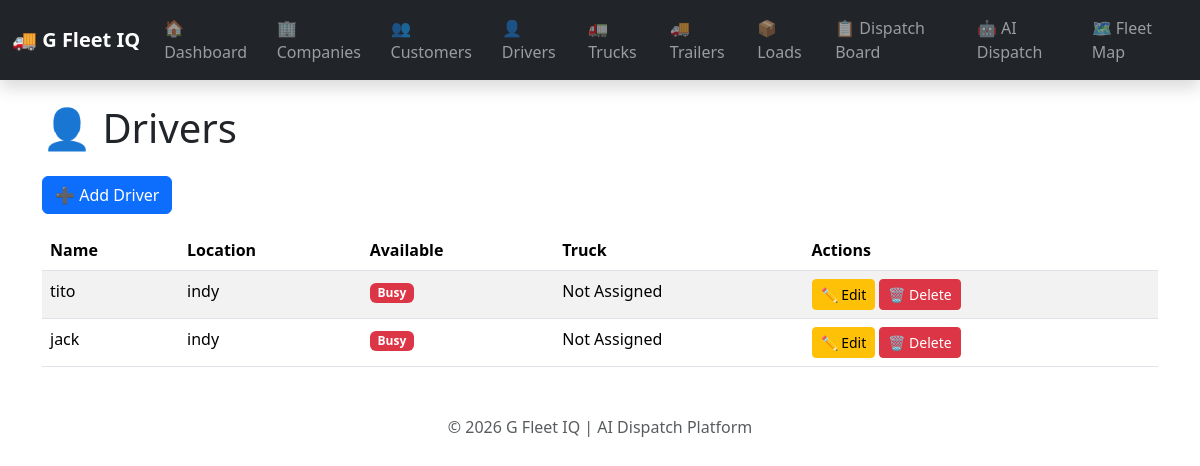
Before: /drivers/ with the older database file.
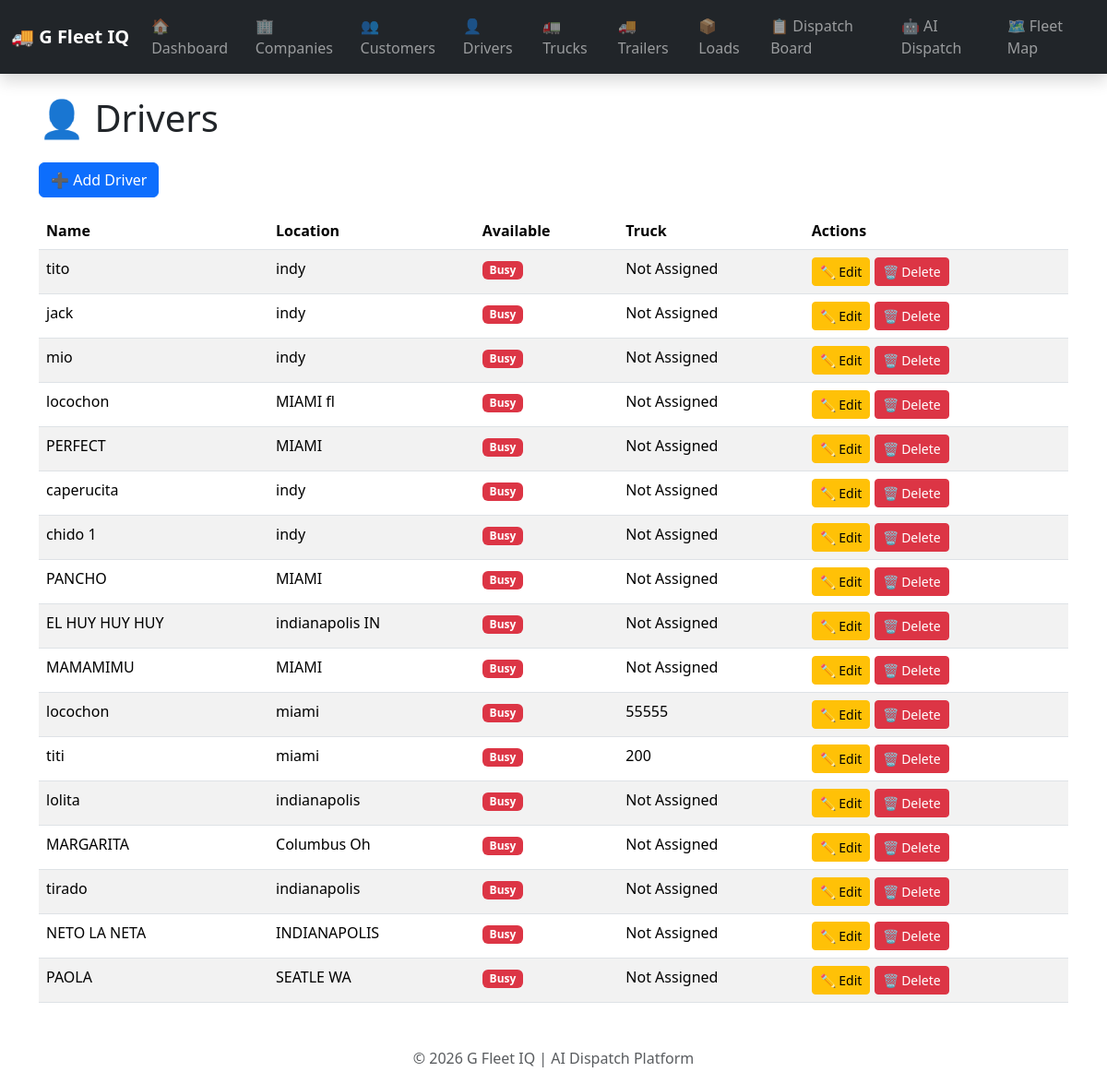
After: the same page with the newer database file.
### fleet/models.py (models this page shows, shortened)
class Driver(models.Model):
    STATUS_CHOICES=[("Available","Available"),("Driving","Driving"),("Off Duty","Off Duty"),("On Break","On Break")]
    name=models.CharField(max_length=100)
    location=models.CharField(max_length=200,blank=True,default="")
    latitude = models.FloatField(
    default=39.7684
)
    longitude = models.FloatField(
    default=-86.1581
)
    available=models.BooleanField(default=True)
    status=models.CharField(max_length=20,choices=STATUS_CHOICES,default="Available")
    truck_capacity=models.IntegerField(default=53000)
    hours_remaining=models.IntegerField(default=11)
    phone=models.CharField(max_length=20,blank=True,default="")
    ai_score=models.IntegerField(default=0)
    miles_today=models.IntegerField(default=0)
    loads_completed=models.IntegerField(default=0)
    fuel_efficiency=models.FloatField(default=7.0)
    shift_start=models.TimeField(null=True,blank=True)
    shift_end=models.TimeField(null=True,blank=True)
    home_terminal=models.CharField(max_length=100,blank=True,default="")
    truck=models.ForeignKey(Truck,on_delete=models.SET_NULL,null=True,blank=True)
    company=models.ForeignKey(Company,on_delete=models.CASCADE,related_name="drivers",null=True,blank=True)

class Truck(models.Model):
    unit_number = models.CharField(max_length=50)
    capacity = models.IntegerField(default=40000)
    active = models.BooleanField(default=True)
    latitude = models.FloatField(default=39.7684)
    longitude = models.FloatField(default=-86.1581)
    company = models.ForeignKey(Company,on_delete=models.CASCADE,related_name="trucks",null=True,blank=True)
    def __str__(self):
        return self.unit_number

### dashboard/views.py (the view)
# urls.py: path("drivers/", views. drivers, name="drivers"),
def drivers(request):
    return render(
        request,
        "dashboard/drivers.html",
        {"drivers": Driver.objects.all()},
    )

### dashboard/templates/dashboard/drivers.html
{% extends "dashboard/base.html" %}
{% block content %}
<h1 class="mb-4">👤 Drivers</h1>
<div class="mb-3">
    <a href="{% url 'add_driver' %}" class="btn btn-primary">
        ➕ Add Driver
    </a>
</div>
<table class="table table-striped">
    <thead>
        <tr>
            <th>Name</th>
            <th>Location</th>
            <th>Available</th>
            <th>Truck</th>
            <th>Actions</th>
        </tr>
    </thead>
    <tbody>
    {% for driver in drivers %}
    <tr>
        <td>{{ driver.name }}</td>
        <td>{{ driver.location }}</td>
        <td>
            {% if driver.available %}
                <span class="badge bg-success">Available</span>
            {% else %}
                <span class="badge bg-danger">Busy</span>
            {% endif %}
        </td>
        <td>
            {{ driver.truck|default:"Not Assigned" }}
        </td>
        <td>
            <a href="{% url 'edit_driver' driver.id %}"
               class="btn btn-warning btn-sm">
                ✏️ Edit
            </a>
            <a href="{% url 'delete_driver' driver.id %}"
               class="btn btn-danger btn-sm">
                🗑️ Delete
            </a>
        </td>
    </tr>
    {% empty %}
    <tr>
        <td colspan="5">No drivers found.</td>
    </tr>
    {% endfor %}
    </tbody>
</table>
{% endblock %}

Changed rows visible on the page:
added Driver: name "mio", location "indy", available "Busy", truck "Not Assigned"
added Driver: name "locochon", location "MIAMI fl", available "Busy", truck "Not Assigned"
added Driver: name "PERFECT", location "MIAMI", available "Busy", truck "Not Assigned"
added Driver: name "caperucita", location "indy", available "Busy", truck "Not Assigned"
added Driver: name "chido 1", location "indy", available "Busy", truck "Not Assigned"
added Driver: name "PANCHO", location "MIAMI", available "Busy", truck "Not Assigned"
added Driver: name "EL HUY HUY HUY", location "indianapolis IN", available "Busy", truck "Not Assigned"
added Driver: name "MAMAMIMU", location "MIAMI", available "Busy", truck "Not Assigned"
added Driver: name "locochon", location "miami", available "Busy", truck "55555"
added Driver: name "titi", location "miami", available "Busy", truck "200"
added Driver: name "lolita", location "indianapolis", available "Busy", truck "Not Assigned"
added Driver: name "MARGARITA", location "Columbus Oh", available "Busy", truck "Not Assigned"
added Driver: name "tirado", location "indianapolis", available "Busy", truck "Not Assigned"
added Driver: name "NETO LA NETA", location "INDIANAPOLIS", available "Busy", truck "Not Assigned"
added Driver: name "PAOLA", location "SEATLE WA", available "Busy", truck "Not Assigned"
